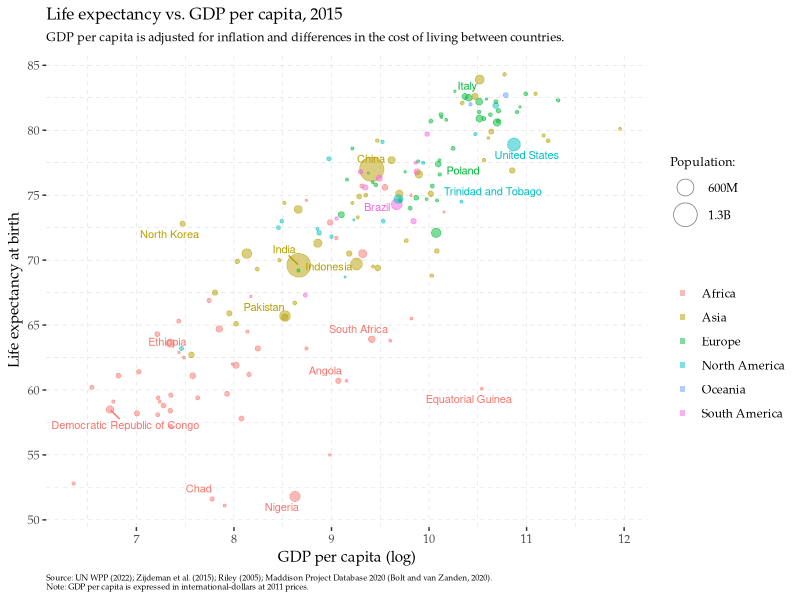

Source code (R):
## ---- chunk 1

library(readr)
library(tidyverse)
library(ggrepel)

df <- read_csv('life-expectancy-vs-gdp-per-capita.csv') %>% 
  rename(year      = Year,
         country   = Entity,
         code      = Code,
         gdppc     = `GDP per capita`,
         life_exp  = `Life expectancy at birth (historical)`,
         pop       = `Population (historical estimates)`,
         continent = Continent) %>% 
  select(country, continent, year, gdppc, life_exp, pop) %>%
  filter(year == 2015,
         !is.na(pop),
         !is.na(gdppc))

p1 <- ggplot(data = df, aes(x = log(gdppc), y = life_exp, color = continent))+
  geom_point(aes(size = pop), alpha = 0.5, stroke = 0.4)+
  scale_size_continuous(range = c(0.5, 8), breaks = c(6e+8, 1.3e+9), labels = c('600M', '1.3B'))+
  theme(plot.title = element_text(size=12),
        plot.subtitle = element_text(size=9),
        legend.title = element_text(size=9),
        plot.caption = element_text(size=6, hjust = 0),
        axis.title = element_text(size = 11),
        strip.background = element_blank(),
        strip.placement = "outside",
        panel.grid.minor = element_line('grey', size = 0.1, linetype = 'dashed'),
        panel.grid.major = element_line('grey', size = 0.1, linetype = 'dashed'),
        legend.key = element_rect(fill = NA),
        text=element_text(family="Palatino"),
        panel.background = element_rect(fill = "transparent", colour = NA),
        plot.background = element_rect(fill = "transparent", colour = NA))+
  xlab("GDP per capita (log)") +
  ylab("Life expectancy at birth") +
  labs(title = "Life expectancy vs. GDP per capita, 2015",
       size = 'Population:',
       color = ' ',
       subtitle = "GDP per capita is adjusted for inflation and differences in the cost of living between countries.",
       caption = "Source: UN WPP (2022); Zijdeman et al. (2015); Riley (2005); Maddison Project Database 2020 (Bolt and van Zanden, 2020).\nNote: GDP per capita is expressed in international-dollars at 2011 prices.")+
  scale_x_continuous(n.breaks=8) +
  scale_y_continuous(n.breaks=8) +
  geom_text_repel(aes(label=ifelse(country %in% c('China', 'Democratic Republic of Congo', 'South Africa', 'Indonesia', 'Equatorial Guinea', 'Trinidad and Tobago', 'Italy', 'Poland', 'Brazil', 'Italy', 'Poland', 'Angola', 'Nigeria', 'United States', 'North Korea', 'Ethiopia', 'Chad', 'India', 'Pakistan'), country, '')),
                  size = 2.8,
                  show.legend  = FALSE) +
  guides(size = guide_legend(override.aes=list(shape = 1)),
         color = guide_legend(override.aes=list(shape = 15)))
  
## ---- chunk 2
p1
